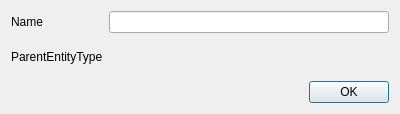
<?xml version="1.0" encoding="UTF-8"?>
<ui version="4.0">
 <class>AddEntityTypeDialog</class>
 <widget class="QDialog" name="AddEntityTypeDialog">
  <property name="geometry">
   <rect>
    <x>0</x>
    <y>0</y>
    <width>400</width>
    <height>114</height>
   </rect>
  </property>
  <property name="windowTitle">
   <string>Form</string>
  </property>
  <property name="modal">
   <bool>true</bool>
  </property>
  <layout class="QGridLayout" name="gridLayout">
   <item row="0" column="0">
    <widget class="QLabel" name="label">
     <property name="text">
      <string>Name</string>
     </property>
    </widget>
   </item>
   <item row="0" column="1">
    <widget class="QLineEdit" name="lineEdit"/>
   </item>
   <item row="1" column="0">
    <widget class="QLabel" name="label_2">
     <property name="text">
      <string>ParentEntityType</string>
     </property>
    </widget>
   </item>
   <item row="2" column="1">
    <layout class="QHBoxLayout" name="horizontalLayout">
     <item>
      <spacer name="horizontalSpacer">
       <property name="orientation">
        <enum>Qt::Horizontal</enum>
       </property>
       <property name="sizeHint" stdset="0">
        <size>
         <width>40</width>
         <height>20</height>
        </size>
       </property>
      </spacer>
     </item>
     <item>
      <widget class="QPushButton" name="pushButtonOK">
       <property name="text">
        <string>OK</string>
       </property>
      </widget>
     </item>
    </layout>
   </item>
  </layout>
 </widget>
 <resources/>
 <connections/>
</ui>
